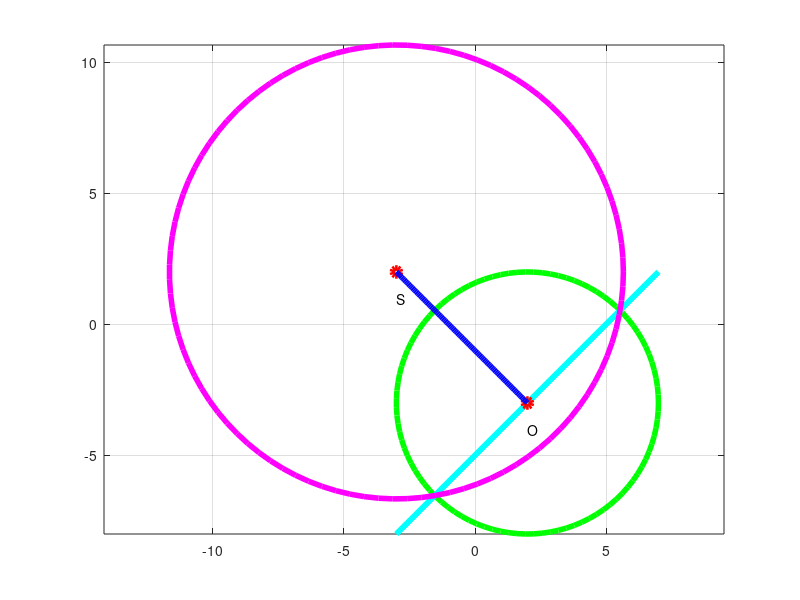

MATLAB code for this plot:
clear;
close;
clc;

function plot_line(a,b,str)
m = (b(2)-a(2))/(b(1)-a(1));
c = a(2)-m*a(1);
x = linspace(a(1),b(1),100);
y = m*x +c;
plot(x,y,str,'Linewidth',4);
endfunction

function plot_point(Q,str,offset)
plot(Q(1),Q(2),'ro','Linewidth',4)
text(Q(1)-offset(1),Q(2)-offset(2), str)
endfunction


%Plotting the circle with centre O
t = linspace(0,2*pi,100);
x = 5.*cos(t) + 2; 
y = 5.*sin(t) - 3;
plot(x,y,'g','LineWidth',4)
axis("equal");
grid
hold on

%Plotting the diameter 
y = x - 5;
plot(x,y,'c','LineWidth',4)

%Plotting the centres
S = [-3 2]';
plot_point(S,'S',[0 1]);
O = [2 -3]';
plot_point(O,'O',[0 1]);
%plotting line joining the circles
plot_line(O,S,'b')
%Plotting the circle with centre S
t = linspace(0,2*pi,100);
r = 5*sqrt(3);
x = r.*cos(t) - 3; 
y = r.*sin(t) + 2;
plot(x,y,'m','LineWidth',4)
hold off

print ('ee16b1036.eps', '-color')
